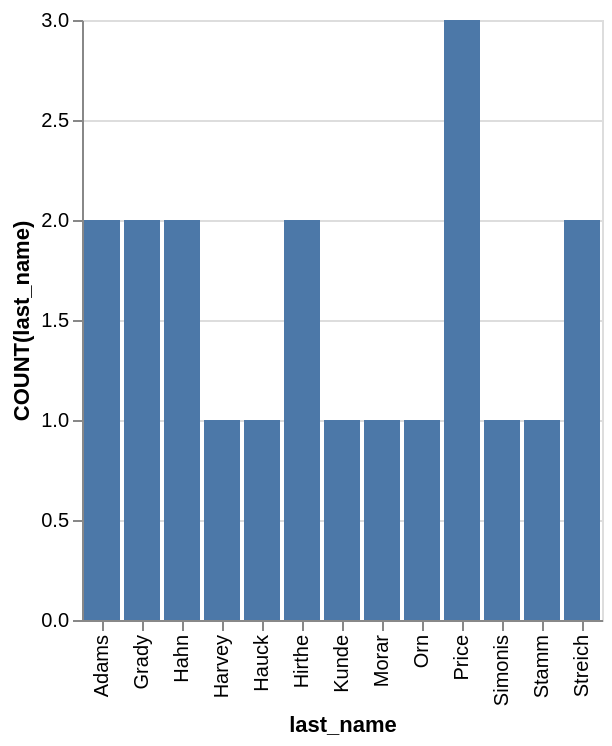

Source (Vega-Lite JSON):
### Vega-Lite specification from a JSON file in a GitHub repository (floating-point values rounded to 4 significant figures)
{"data": {"values": [{"x_data": "Adams", "y_data": 2}, {"x_data": "Grady", "y_data": 2}, {"x_data": "Hahn", "y_data": 2}, {"x_data": "Harvey", "y_data": 1}, {"x_data": "Hauck", "y_data": 1}, {"x_data": "Hirthe", "y_data": 2}, {"x_data": "Kunde", "y_data": 1}, {"x_data": "Morar", "y_data": 1}, {"x_data": "Orn", "y_data": 1}, {"x_data": "Price", "y_data": 3}, {"x_data": "Simonis", "y_data": 1}, {"x_data": "Stamm", "y_data": 1}, {"x_data": "Streich", "y_data": 2}]}, "mark": "bar", "encoding": {"x": {"field": "x_data", "type": "nominal", "title": "last_name", "sort": "ascending"}, "y": {"field": "y_data", "type": "quantitative", "title": "COUNT(last_name)"}}}
